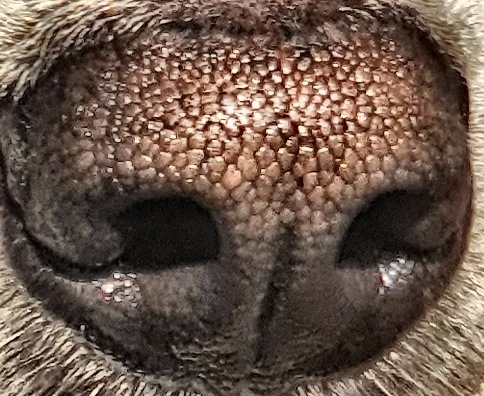
#> input picture SVM-Classifier/Dog-Data/train/0/cut_20201001_153924-0.jpg, 484 x 396 px
$ python Classifier.py
#> lines starting #> are read from the running program, lines starting #| are printed output that depends on the picture
import os
import numpy as np
import cv2

import pickle
import sklearn
import argparse
import time

from sklearn.cluster import KMeans
from scipy.spatial.distance import cdist
from sklearn.model_selection import train_test_split
from sklearn.neighbors import KNeighborsClassifier
from histo_clahe import histo_clahe

parser = argparse.ArgumentParser(description='Argparse Tutorial')
parser.add_argument('--dir', default='Dog-Data',help='dataset directory')
parser.add_argument('--test', default='test_1.jpg',help='test image data')
parser.add_argument('--option',default='test',help='test or register')
opt = parser.parse_args()

#read data
def read_data(label2id):
    X = []
    Y = []
    for label in os.listdir('Dog-Data/train'):
        if os.path.isdir(os.path.join('Dog-Data/train', label)):
            for img_file in os.listdir(os.path.join('Dog-Data/train', label)):
                img = cv2.imread(os.path.join('Dog-Data/train', label, img_file))
                X.append(img)
                Y.append(label2id[label])
    return X, Y

# feature exraction with SIFT
def extract_sift_features(X):
    image_descriptors = []
    sift = cv2.xfeatures2d.SIFT_create(nfeatures =200, nOctaveLayers =3, contrastThreshold=0.0005)

    for i in range(len(X)):
        kp, des = sift.detectAndCompute(X[i], None)
        image_descriptors.append(des)

    return image_descriptors

#Kmeans bow
def kmeans_bow(all_descriptors, num_clusters):
    bow_dict = []
    kmeans = KMeans(n_clusters=num_clusters).fit(all_descriptors)
    bow_dict = kmeans.cluster_centers_
    return bow_dict

#image to vector.
def create_features_bow(image_descriptors, BoW, num_clusters):
    X_features = []
    for i in range(len(image_descriptors)):
        features = np.array([0] * num_clusters)

        if image_descriptors[i] is not None:
            distance = cdist(image_descriptors[i], BoW)
            argmin = np.argmin(distance, axis=1)
            for j in argmin:
                features[j] += 1
        X_features.append(features)
    return X_features

def main():
    start = time.time()
    # Label to id
    path =  "Dog-Data/train"
    file_list = os.listdir(path)
    label2id = {}
    idx = 0
    for i, label in enumerate(file_list):
        if label == ".DS_Store":
            continue;
        label2id[label] = idx
        idx += 1
    X, Y = read_data(label2id)
#> in read_data, img is the input picture: shape (396, 484, 3); mean B, G, R 72.8, 84.8, 104.9

    image_descriptors = extract_sift_features(X)

    # all descriptors
    all_descriptors = []
    for descriptors in image_descriptors:
        if descriptors is not None:
            for des in descriptors:
                all_descriptors.append(des)


    num_clusters = 100

    if not os.path.isfile('Dog-Data/bow.pkl'):
        BoW = kmeans_bow(all_descriptors, num_clusters)
#> in kmeans_bow, `bow_dict = kmeans.cluster_centers_`:
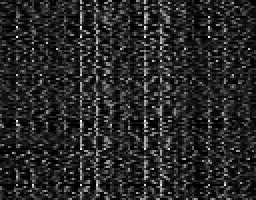
#> bow_dict: shape (100, 128) float64 (shown 2 times larger); min -3.55e-15, max 182.9, mean 28.7; drawn with min black and max white
        pickle.dump(BoW, open('Dog-Data/bow.pkl', 'wb'))
    else:
        BoW = pickle.load(open('Dog-Data/bow.pkl', 'rb'))

    X_features = create_features_bow(image_descriptors, BoW, num_clusters)
#> the loop in create_features_bow, `for i in range(len(image_descriptors)):` made 3 passes
#> pass 1, in create_features_bow, `distance = cdist(image_descriptors[i], BoW)`:
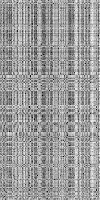
#> distance: shape (200, 100) float64; min 161.3, max 622.9, mean 443.5; drawn with min black and max white
#> pass 2, in create_features_bow, `distance = cdist(image_descriptors[i], BoW)`:
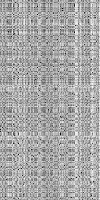
#> distance: shape (200, 100) float64; min 128, max 621.1, mean 454.2; drawn with min black and max white
#> pass 3, in create_features_bow, `distance = cdist(image_descriptors[i], BoW)`:
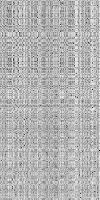
#> distance: shape (200, 100) float64; min 0, max 644.9, mean 455.6; drawn with min black and max white

    #Set model
    X_train = []
    X_test = []
    Y_train = []
    Y_test = []
    X_train, X_test, Y_train, Y_test = train_test_split(X_features, Y, test_size=0.2, random_state=42, shuffle=True)

    #Train SVM
    svm = sklearn.svm.SVC(C = 100, probability=True)
#> (the run stopped early here; a loop or call above may not have finished)
